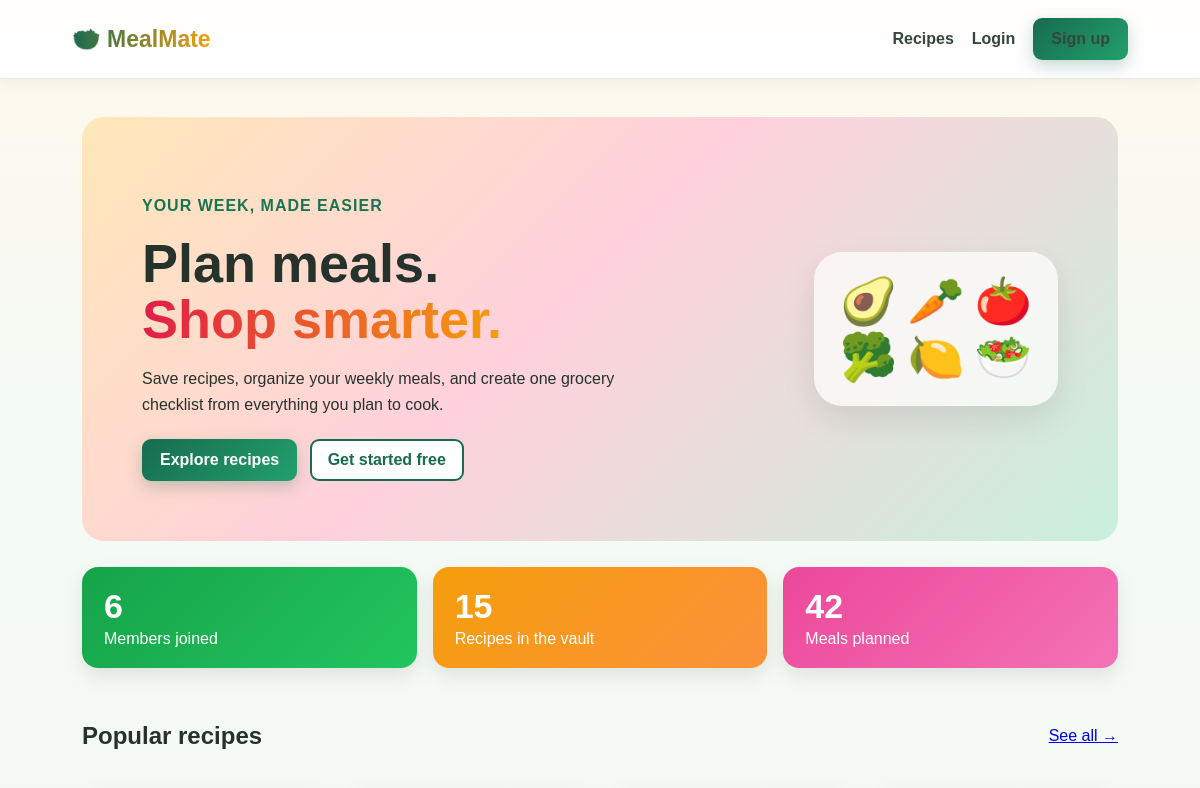
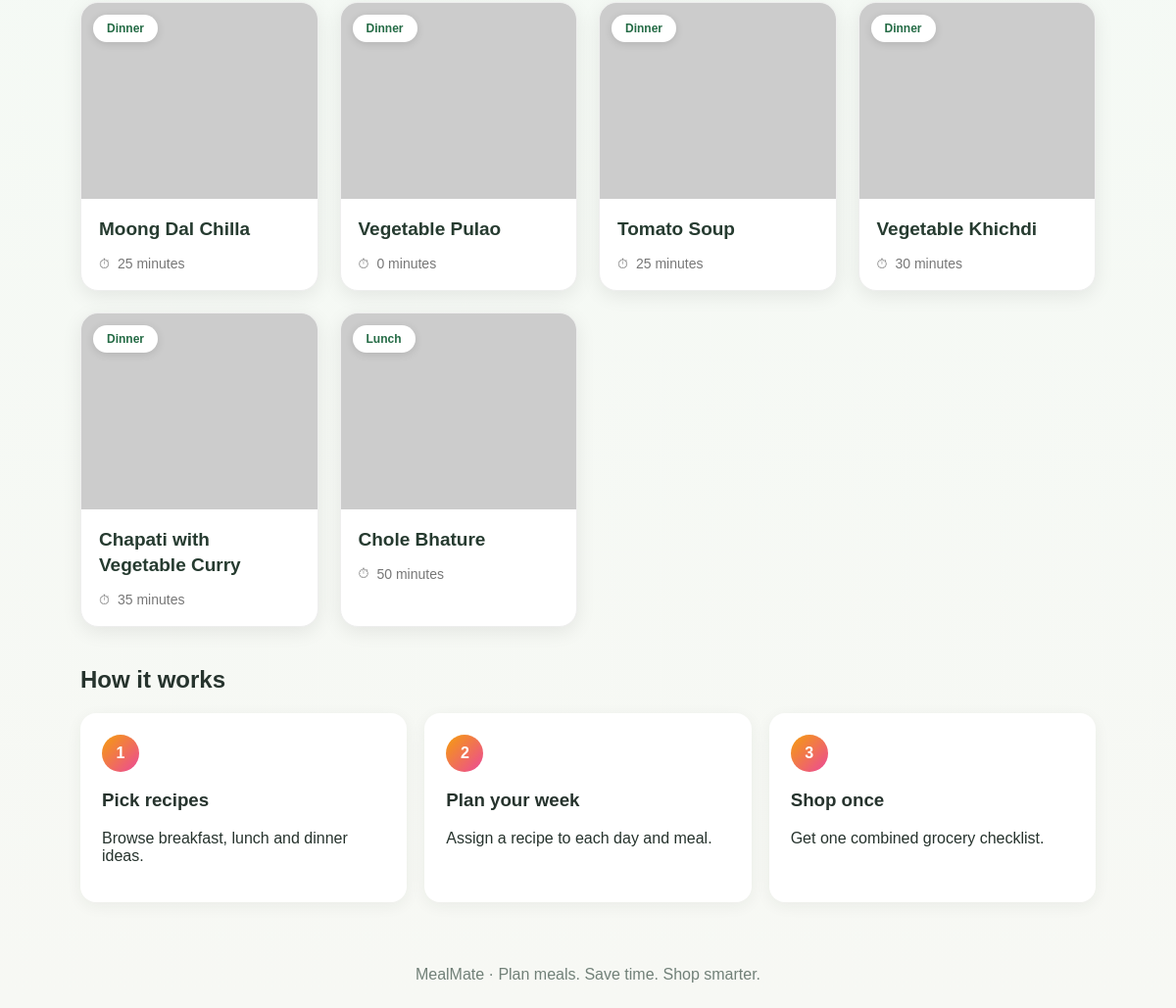
The page / on the database its author committed (2 pictures, top to bottom).
### planner/models.py (models this page shows, shortened)
class Recipe(models.Model):
    CATEGORY_CHOICES = [
        ("Breakfast", "Breakfast"), ("Lunch", "Lunch"),
        ("Dinner", "Dinner"), ("Snack", "Snack"),
    ]
    title = models.CharField(max_length=160)
    category = models.CharField(max_length=20, choices=CATEGORY_CHOICES)
    description = models.TextField(blank=True)
    ingredients = models.TextField(help_text="Enter one ingredient per line. Example: Rice - 1 cup")
    instructions = models.TextField()
    cooking_time = models.PositiveIntegerField(default=20, help_text="Minutes")
    image = models.FileField(upload_to="recipes/", blank=True, help_text="Optional photo of the dish")
    created_by = models.ForeignKey(settings.AUTH_USER_MODEL, on_delete=models.SET_NULL, null=True, blank=True)
    is_approved = models.BooleanField(default=True)
    created_at = models.DateTimeField(auto_now_add=True)

### planner/views.py (the view)
# urls.py: path("", views.home, name="home"),
def home(request):
    recipes = Recipe.objects.filter(is_approved=True).order_by("-created_at")[:6]
    return render(request, "home.html", {"recipes": recipes, **site_stats()})

### planner/views.py (called while the page is built)
def site_stats():
    return {
        "member_count": get_user_model().objects.count(),
        "recipe_count": Recipe.objects.filter(is_approved=True).count(),
        "total_plan_count": MealPlan.objects.count(),
    }

### templates/home.html (shortened to what this page needs)
{% extends "base.html" %}
{% block content %}
<section class="hero">
  <div class="hero-text">
    <p class="eyebrow">YOUR WEEK, MADE EASIER</p>
    <h1>Plan meals.<br><span class="grad">Shop smarter.</span></h1>
    <p>Save recipes, organize your weekly meals, and create one grocery checklist from everything you plan to cook.</p>
    <a class="button" href="{% url 'recipe_list' %}">Explore recipes</a>
    {% if user.is_authenticated %}<a class="button secondary" href="{% url 'dashboard' %}">Go to dashboard</a>{% else %}<a class="button secondary" href="{% url 'register' %}">Get started free</a>{% endif %}
  </div>
  <div class="hero-art"><span>🥑</span><span>🥕</span><span>🍅</span><span>🥦</span><span>🍋</span><span>🥗</span></div>
</section>
<section class="strip">
  <div class="strip-item s-green"><strong>{{ member_count }}</strong><span>Members joined</span></div>
  <div class="strip-item s-orange"><strong>{{ recipe_count }}</strong><span>Recipes in the vault</span></div>
  <div class="strip-item s-pink"><strong>{{ total_plan_count }}</strong><span>Meals planned</span></div>
</section>
<div class="heading-row"><h2>Popular recipes</h2><a href="{% url 'recipe_list' %}">See all →</a></div>
<div class="rgrid">{% for recipe in recipes %}{% include "recipes/_card.html" %}{% empty %}<p>No recipes yet.</p>{% endfor %}</div>
<h2>How it works</h2>
<div class="steps">
  <div class="step"><span>1</span><h3>Pick recipes</h3><p>Browse breakfast, lunch and dinner ideas.</p></div>
  <div class="step"><span>2</span><h3>Plan your week</h3><p>Assign a recipe to each day and meal.</p></div>
  <div class="step"><span>3</span><h3>Shop once</h3><p>Get one combined grocery checklist.</p></div>
</div>
{% endblock %}

### templates/recipes/_card.html (shortened to what this page needs)
{% load static %}
<div class="recipe-card">
    <div class="recipe-image-container">
        {% if recipe.photo_url %}
            <img
                src="{{ recipe.photo_url }}"
                alt="{{ recipe.title }}"
                class="recipe-image"
                loading="lazy"
                onerror="this.onerror=null;this.src='https://placehold.co/600x400/e8f1e8/246b45?text=MealMate+Recipe';"
            >
        {% else %}
            <img
                src="https://placehold.co/600x400/e8f1e8/246b45?text=MealMate+Recipe"
                alt="{{ recipe.title }}"
                class="recipe-image"
            >
        {% endif %}
        <span class="recipe-category">
            {{ recipe.category }}
        </span>
    </div>
    <div class="recipe-content">
        <h3 class="recipe-title">
            {{ recipe.title }}
        </h3>
        <div class="recipe-time">
            <span>⏱</span>
            <span>
                {{ recipe.cooking_time }} minutes
            </span>
        </div>
    </div>
</div>

### static/css/style.css (style rules this page uses)
* { box-sizing:border-box }
body { margin:0;font-family:Arial,sans-serif;background:#f7f8f4;color:#26332d }
.hero { background:#e5f1e8;border-radius:22px;padding:55px;display:flex;justify-content:space-between;align-items:center;gap:30px }
.hero h1 { font-size:48px;line-height:1.05;margin:8px 0 18px }
.hero p { max-width:520px;line-height:1.6 }
.eyebrow,.tag { color:#187451;font-weight:700;letter-spacing:1px }
.button,.navbutton { display:inline-block;background:#176b50;color:white;padding:12px 18px;border:0;border-radius:9px;text-decoration:none;font-weight:700;cursor:pointer }
.secondary { background:#fff;color:#176b50 }
.heading-row { display:flex;align-items:center;justify-content:space-between }
:root { --green:#176b50 }
body { background:linear-gradient(180deg,#fff8ec 0,#f4faf5 420px,#f7f8f4 100%) }
.button,.navbutton { background:linear-gradient(135deg,#176b50,#22a06b);box-shadow:0 6px 16px #176b5040 }
.button.secondary { background:#fff;color:var(--green);box-shadow:inset 0 0 0 2px #176b50 }
.hero { background:linear-gradient(135deg,#ffe8b8 0,#ffd1dc 45%,#c9f0dd 100%);padding:60px }
.hero h1 { font-size:54px }
.grad { background:linear-gradient(90deg,#e11d48,#f59e0b);-webkit-background-clip:text;background-clip:text;color:transparent }
.hero .button { margin:6px 8px 0 0 }
.hero-art { display:grid;grid-template-columns:repeat(3,1fr);gap:10px;font-size:46px;line-height:1;border-radius:28px;padding:26px;background:#ffffffb8;box-shadow:0 14px 34px #00000018;animation:float 5s ease-in-out infinite }
.hero-art span { display:block;text-align:center }
.strip { display:grid;grid-template-columns:repeat(auto-fit,minmax(200px,1fr));gap:16px;margin:26px 0 34px }
.strip-item { border-radius:16px;padding:20px 22px;color:#fff;display:flex;flex-direction:column;gap:4px;box-shadow:0 8px 20px #00000018 }
.strip-item strong { font-size:34px }
.s-green { background:linear-gradient(135deg,#16a34a,#22c55e) }
.s-orange { background:linear-gradient(135deg,#f59e0b,#fb923c) }
.s-pink { background:linear-gradient(135deg,#ec4899,#f472b6) }
.rgrid { display:grid;grid-template-columns:repeat(auto-fill,minmax(230px,1fr));gap:22px;margin:20px 0 40px }
.steps { display:grid;grid-template-columns:repeat(auto-fit,minmax(220px,1fr));gap:18px;margin:18px 0 40px }
.step { background:#fff;border-radius:16px;padding:22px;box-shadow:0 4px 16px #1d38200f }
.step span { display:inline-flex;width:38px;height:38px;border-radius:50%;background:linear-gradient(135deg,#f59e0b,#ec4899);color:#fff;font-weight:800;align-items:center;justify-content:center }

### templates/recipes/_card.html (style rules this page uses)
.recipe-card { background: #ffffff; border-radius: 18px; overflow: hidden; box-shadow: 0 5px 20px rgba(0,0,0,0.08); transition: all 0.3s ease; border: 1px solid #eeeeee; height: 100%; }
.recipe-image-container { width: 100%; height: 200px; position: relative; overflow: hidden; background: #edf3ed; }
.recipe-image { width: 100%; height: 100%; object-fit: cover; display: block; transition: transform 0.4s ease; }
.recipe-category { position: absolute; top: 12px; left: 12px; background: #ffffff; color: #246b45; padding: 7px 14px; border-radius: 20px; font-size: 12px; font-weight: 700; box-shadow: 0 2px 8px rgba(0,0,0,0.12); }
.recipe-content { padding: 18px; }
.recipe-title { color: #263b30; font-size: 19px; font-weight: 700; margin: 0 0 13px; line-height: 1.4; }
.recipe-time { display: flex; align-items: center; gap: 8px; color: #777777; font-size: 14px; }

### rows shown on the page
Recipe: category "Dinner", title "Moong Dal Chilla", cooking_time "25"
Recipe: category "Dinner", title "Vegetable Pulao", cooking_time "0"
Recipe: category "Dinner", title "Tomato Soup", cooking_time "25"
Recipe: category "Dinner", title "Vegetable Khichdi", cooking_time "30"
Recipe: category "Dinner", title "Chapati with Vegetable Curry", cooking_time "35"
Recipe: category "Lunch", title "Chole Bhature", cooking_time "50"

### other values the page prints
{{ member_count }} "6"
{{ recipe_count }} "15"
{{ total_plan_count }} "42"
